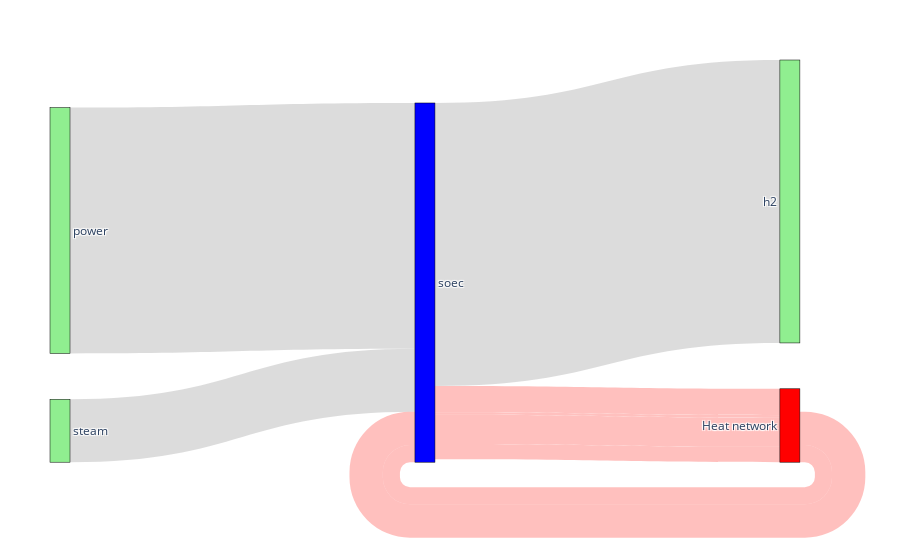

Notebook cell for this chart:
### Markdown cell above
![SOEC system image](./img/soec.svg)

### Code cell
# Solid oxide electrolysis system
hhv_h2 = 141.80E3/3600 # kWh/kg
e_steam = (2249+326.1)/3600 # kWh/kg

se_in = [
    Resource("steam",318.35,"kg/h",[e_steam]),
    Resource("power",888.61+1.26,"kW",[1])
    ]

se_out = [
    Resource("h2",26.00,"kg/h",[hhv_h2]),   # dry basis
    Resource("water",71.799,"kg/h",[0]),
    Resource("o2",206.38,"kg/h",[0])
]

se_heat = [
    Heat(120.61,375.9,1023.2),
    Heat(95.46,1023.2,473.2),
    Heat(9.03,480.6,313.2),
    Heat(61.98,480.6,1023.2),
    Heat(105.61,1023.2,343.5),
    Heat(55.68,343.5,313.2),
]

soec = Tech("soec",se_in,se_out,se_heat)
vivi_sankey(soec,valueIndex=1)  # printing the energy balance in HHV basis

### Figure 1 — Plotly figure (JSON) as saved in the notebook; plotly's stock layout.template omitted (floating-point values rounded to 4 significant figures)
{"data": [{"link": {"color": ["rgba(186,186,186,0.5)", "rgba(186,186,186,0.5)", "rgba(186,186,186,0.5)", "rgba(186,186,186,0.5)", "rgba(186,186,186,0.5)", "rgba(255,129,127,0.5)", "rgba(255,129,127,0.5)", "rgba(255,129,127,0.5)", "rgba(255,129,127,0.5)", "rgba(255,129,127,0.5)", "rgba(255,129,127,0.5)"], "source": [5, 4, 0, 0, 0, 6, 0, 0, 6, 0, 0], "target": [0, 0, 3, 2, 1, 0, 6, 6, 0, 6, 6], "value": [227.7, 889.9, 1024.0, 0, 0, 120.6, 95.46, 9.03, 61.98, 105.6, 55.68]}, "node": {"color": ["blue", "#90EE90", "#90EE90", "#90EE90", "#90EE90", "#90EE90", "red"], "label": ["soec", "o2", "water", "h2", "power", "steam", "Heat network"], "line": {"color": "black", "width": 0.5}, "pad": 15, "thickness": 20}, "type": "sankey"}], "layout": {"margin": {"b": 50, "l": 50, "r": 50, "t": 60}}}
